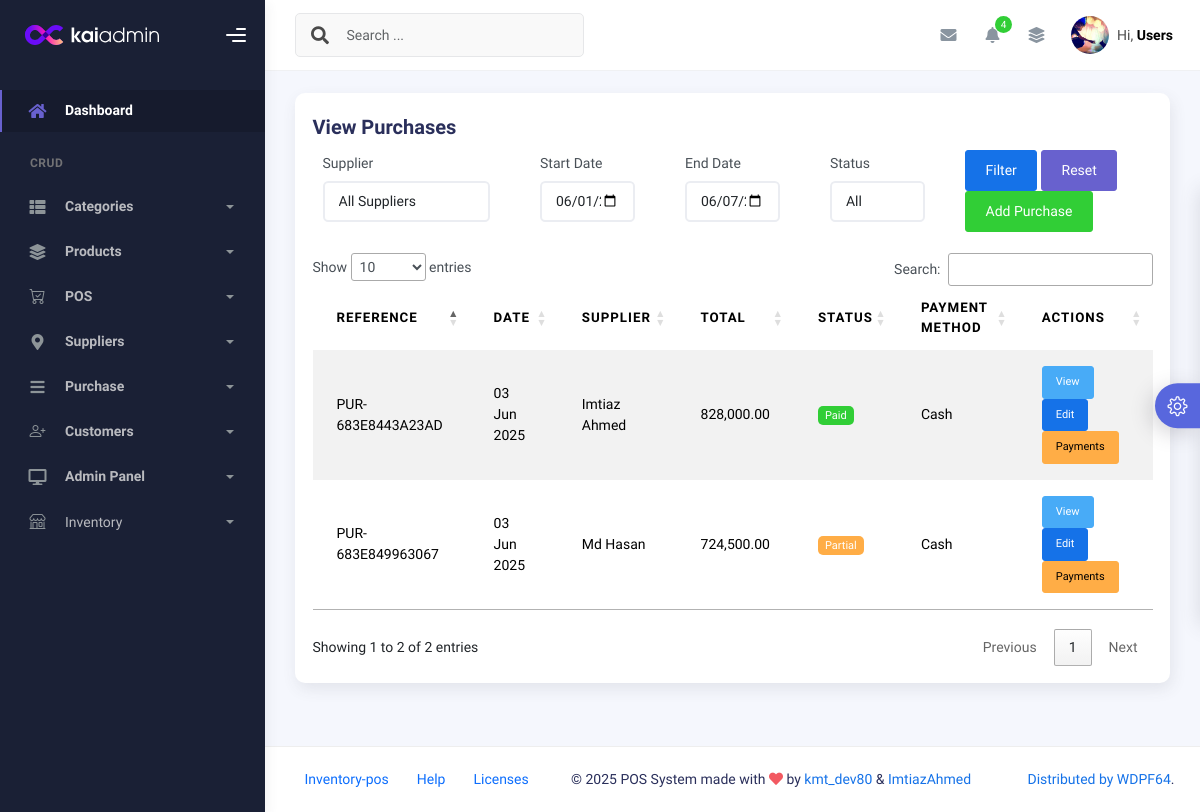
The app's page /modules/purchase/view_purchases.php (signed in), older data.
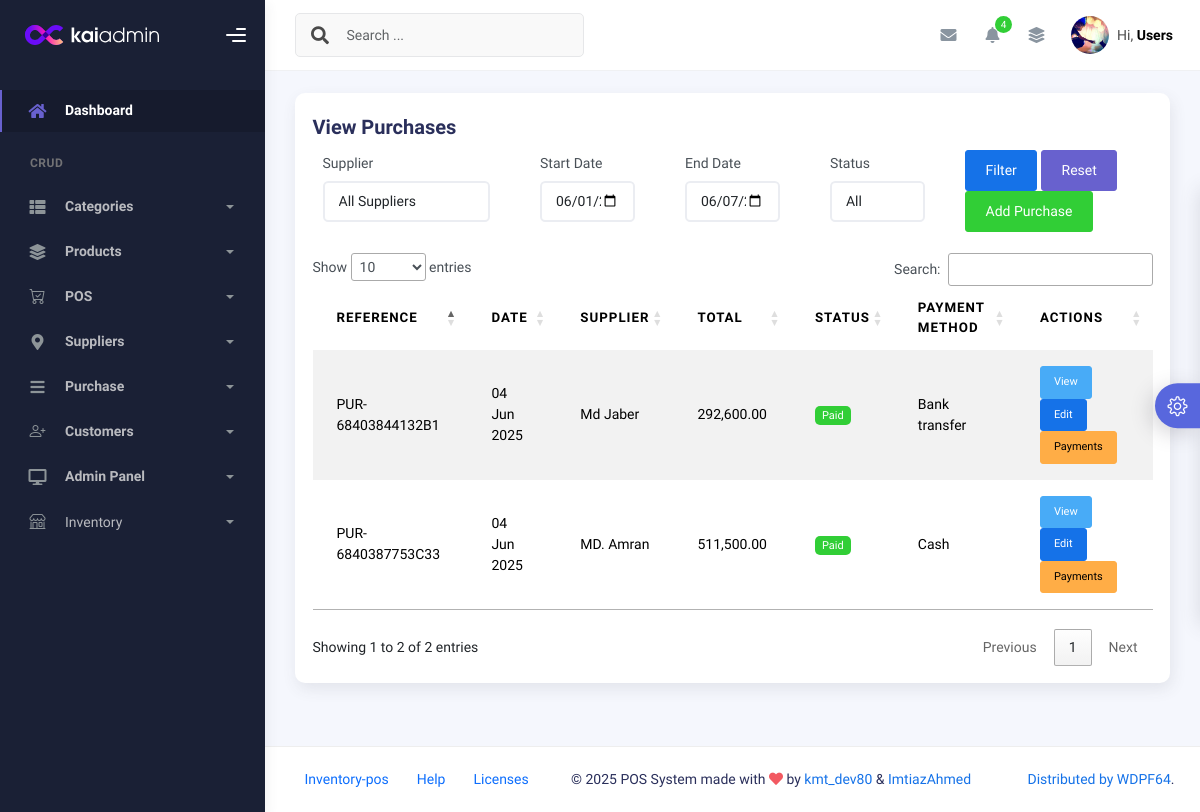
The same page, newer data.
### tables this page shows
CREATE TABLE `purchase` (
  `id` int(11) NOT NULL,
  `supplier_id` int(11) DEFAULT NULL,
  `reference_no` varchar(50) DEFAULT NULL,
  `purchase_date` date NOT NULL,
  `payment_method` varchar(20) DEFAULT 'cash',
  `payment_status` enum('pending','partial','paid') DEFAULT 'pending',
  `discount` decimal(10,2) DEFAULT 0.00,
  `subtotal` decimal(10,2) DEFAULT 0.00,
  `vat` decimal(10,2) NOT NULL DEFAULT 0.00,
  `total` decimal(10,2) NOT NULL,
  `user_id` int(11) DEFAULT NULL,
  `is_deleted` tinyint(1) DEFAULT 0,
  `deleted_at` timestamp NULL DEFAULT NULL,
  `created_at` timestamp NOT NULL DEFAULT current_timestamp(),
  `updated_at` timestamp NOT NULL DEFAULT current_timestamp() ON UPDATE current_timestamp()
);

CREATE TABLE `suppliers` (
  `id` int(11) NOT NULL,
  `name` varchar(100) NOT NULL,
  `phone` varchar(20) DEFAULT NULL,
  `email` varchar(100) DEFAULT NULL,
  `address` text DEFAULT NULL,
  `company_name` varchar(100) DEFAULT NULL,
  `created_at` timestamp NOT NULL DEFAULT current_timestamp(),
  `updated_at` timestamp NOT NULL DEFAULT current_timestamp() ON UPDATE current_timestamp()
);

### includes/crud_class.php (called while the page is built, shortened)
<?php
class CRUD {
    protected $host = 'localhost';
    protected $username = 'root';
    protected $password = '';
    protected $database = 'inventory_system';
    protected $connect;
    function __construct() {
        $this->connect = new mysqli($this->host, $this->username, $this->password, $this->database);
        $this->connect->set_charset("utf8mb4");
    }
    private function buildWhereClause($conditions) {
        $whereParts = [];
        $params = [];
        foreach ($conditions as $key => $value) {
            if (preg_match('/^(.+?)\s*(=|!=|<>|>|<|>=|<=|LIKE|NOT LIKE|IN|NOT IN)\s*$/i', $key, $matches)) {
                $column = trim($matches[1]);
                $operator = trim($matches[2]);
            } else {
                $column = $key;
                $operator = '=';
            }
            $whereParts[] = "`$column` $operator ?";
            $params[] = $value;
        }
        return [
            'sql' => 'WHERE ' . implode(' AND ', $whereParts),
            'params' => $params
        ];
    }
    private function bind_params($stmt, $params) {
        $types = '';
        $values = [];
        foreach ($params as $value) {
            if (is_int($value)) {
                $types .= 'i';
            } elseif (is_float($value)) {
                $types .= 'd';
            } else {
                $types .= 's';
            }
            $values[] = $value;
        }
        array_unshift($values, $types);
        return call_user_func_array([$stmt, 'bind_param'], $this->ref_values($values));
    }
    private function ref_values($array) {
        $refs = [];
        foreach ($array as $key => $value) {
            $refs[$key] = &$array[$key];
        }
        return $refs;
    }
    public function common_select($table, $fields = '*', $where = false, $sort = 'id', $sort_type = 'asc', $offset = false, $limit = false,  $joins = []) {
        $data = [];
        $error = 0;
        $error_msg = "";
        $params = [];
        $sql = "SELECT $fields FROM `$table`";
        if ($where) {
            if (is_array($where)) {
                $whereClause = $this->buildWhereClause($where);
                $sql .= ' ' . $whereClause['sql'];
                $params = array_merge($params, $whereClause['params']);
            } else {
                $sql .= " WHERE $where";
            }
        }
        if ($sort) {
        $sort_parts = preg_split('/\s+/', trim($sort));
        $sort_column = $sort_parts[0];
        $sql .= " ORDER BY `$sort_column`";
        if (count($sort_parts) > 1 && in_array(strtoupper($sort_parts[1]), ['ASC', 'DESC'])) {
            $sql .= ' ' . strtoupper($sort_parts[1]);
        } elseif ($sort_type) {
            $sql .= ' ' . (strtoupper($sort_type) === 'DESC' ? 'DESC' : 'ASC');
        }
    }
        $stmt = $this->connect->prepare($sql);
        if ($stmt) {
            if (!empty($params)) {
                if (!$this->bind_params($stmt, $params)) {
                    return ['data' => [], 'error' => 1, 'error_msg' => "Parameter binding failed"];
                }
            }
            if ($stmt->execute()) {
                $result = $stmt->get_result();
                if ($result && $result->num_rows > 0) {
                    while ($r = $result->fetch_object()) {
                        $data[] = $r;
                    }
                }
            } else {
                $error = 1;
                $error_msg = $stmt->error;
            }
        } else {
            $error = 1;
            $error_msg = $this->connect->error;
        }
        return ['data' => $data, 'error' => $error, 'error_msg' => $error_msg];
    }
}

### db_plugin.php (called while the page is built, shortened)
<?php
require_once __DIR__ . '/includes/crud_class.php';
$mysqli=new CRUD();
?>

### modules/purchase/view_purchases.php (the view, shortened to what the changed rows need)
<?php
require_once __DIR__ . '/../../db_plugin.php';
$start_date = $_GET['start_date'] ?? date('Y-m-01');
$end_date = $_GET['end_date'] ?? date('Y-m-d');
$where = [
    'purchase_date >=' => $start_date,
    'purchase_date <=' => $end_date
];
$purchases_result = $mysqli->common_select('purchase', '*', $where, 'purchase_date','DESC');
if ($purchases_result['error']) {
    error_log("Purchase query error: " . $purchases_result['error_msg']);
    $purchases = [];
} else {
    $purchases = $purchases_result['data'];
}
require_once __DIR__ . '/../../requires/header.php';
require_once __DIR__ . '/../../requires/topbar.php';
?>
<div class="container">
    <div class="page-inner">
        <div class="row">
            <div class="col-md-12 grid-margin">
                <div class="card">
                    <div class="card-body">
                        <div class="table-responsive">
                            <table class="table table-striped" id="purchasesTable">
                                <thead>
                                    <tr>
                                        <th>Reference</th>
                                        <th>Date</th>
                                        <th>Supplier</th>
                                        <th>Total</th>
                                        <th>Status</th>
                                        <th>Payment Method</th>
                                        <th>Actions</th>
                                    </tr>
                                </thead>
                                <tbody>
                                    <?php if (!empty($purchases)): ?>
                                        <?php foreach ($purchases as $purchase):
                                            $supplier = $mysqli->common_select('suppliers', '*', ['id' => $purchase->supplier_id])['data'][0] ?? null;
                                        ?>
                                            <tr>
                                                <td><?= htmlspecialchars($purchase->reference_no) ?></td>
                                                <td><?= date('d M Y', strtotime($purchase->purchase_date)) ?></td>
                                                <td><?= $supplier ? htmlspecialchars($supplier->name) : 'N/A' ?></td>
                                                <td><?= number_format($purchase->total, 2) ?></td>
                                                <td>
                                                    <span class="badge badge-<?=
                                                        $purchase->payment_status == 'paid' ? 'success' :
                                                        ($purchase->payment_status == 'partial' ? 'warning' : 'danger')
                                                    ?>">
                                                        <?= ucfirst($purchase->payment_status) ?>
                                                    </span>
                                                </td>
                                                <td><?= ucfirst(str_replace('_', ' ', $purchase->payment_method)) ?></td>
                                                <td>
                                                    <a href="purchase_details.php?id=<?= $purchase->id ?>" class="btn btn-info btn-sm">View</a>
                                                    <?php if ($_SESSION['user']->role == 'admin'): ?>
                                                        <a href="edit_purchase.php?id=<?= $purchase->id ?>" class="btn btn-primary btn-sm">Edit</a>
                                                        <a href="purchase_payments.php?id=<?= $purchase->id ?>" class="btn btn-warning btn-sm">Payments</a>
                                                    <?php endif; ?>
                                                </td>
                                            </tr>
                                        <?php endforeach; ?>
                                    <?php else: ?>
                                        <tr>
                                            <td colspan="7" class="text-center">No purchases found</td>
                                        </tr>
                                    <?php endif; ?>
                                </tbody>
                            </table>
                        </div>
                    </div>
                </div>
            </div>
        </div>
    </div>
</div>
<?php require_once __DIR__ . '/../../requires/footer.php'; ?>

Row changes from the older to the newer data that the page shows:
removed purchase: reference_no "PUR-683E849963067", purchase_date "03 Jun 2025", supplier.name "Md Hasan", total "724,500.00", payment_status "Partial", payment_method "Cash"
added purchase: reference_no "PUR-68403844132B1", purchase_date "04 Jun 2025", supplier.name "Md Jaber", total "292,600.00", payment_status "Paid", payment_method "Bank transfer"
changed purchase "Cash": reference_no "PUR-683E8443A23AD" → "PUR-6840387753C33"; purchase_date "03 Jun 2025" → "04 Jun 2025"; supplier.name "Imtiaz Ahmed" → "MD. Amran"; total "828,000.00" → "511,500.00"
